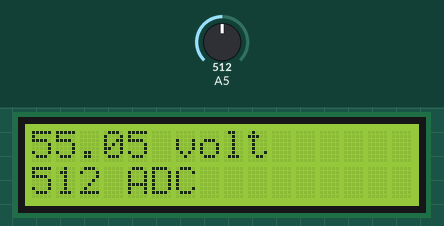
The sketch below on a simulated Arduino Uno, built with avr-gcc and run on an emulated ATmega328P. Shown: 16×2 character LCD. The inputs (shaded band) are chosen by the test bench; at power-on: A5 = 512.

Above: at 2.2 s.
2.3 s: A5 set to 716
At 3.3 s:
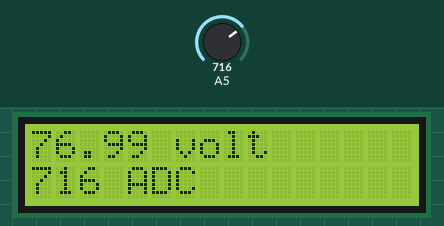
5.3 s: A5 set to 900
At 5.6 s:
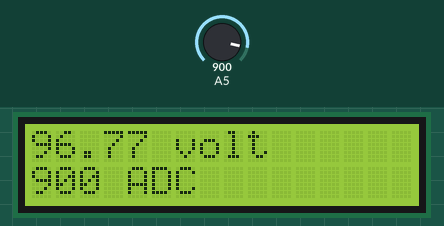
6.8 s: A5 set to 1023
At 8.0 s:
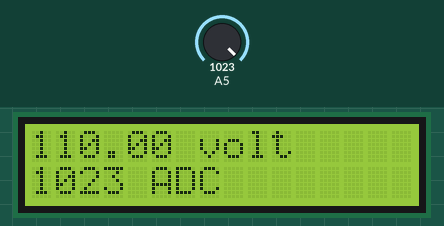
Timing chart, 0 to 9.3 s (numbered marks = the images above; inputs shaded):
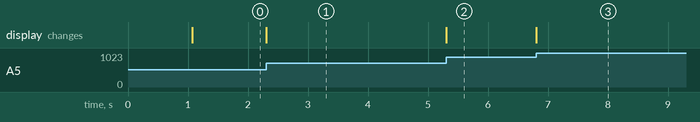

Measured:
- after the input at 2.3 s, the display: changes at once (image 1)
- after the input at 5.3 s, the display: changes at once (image 2)
- after the input at 6.8 s, the display: changes at once (image 3)

The sketch:

analog-RS232.ino
```cpp
#include <LiquidCrystal.h>

const int rs = 12, en = 11, d4 = 6, d5 = 5, d6 = 4, d7 = 3;
LiquidCrystal lcd(rs, en, d4, d5, d6, d7);
int p1;
String inputString = "";
float volt, oldvolt;

void setup() {
 analogReference(EXTERNAL); //
  lcd.begin(16, 2);
Serial.begin(9600);
delay(1000);
lcd.clear();
lcd.setCursor(0, 0);
  lcd.print("0.00 volt");
  lcd.setCursor(0, 1);
 lcd.print(analogRead(A5));lcd.print(" ADC");
}

void loop() {


   p1 = analogRead(A5);
   voltage() ;
  if (volt != oldvolt){
  oldvolt = volt ;
    lcd.clear();
  lcd.setCursor(0, 0);
  lcd.print(volt);lcd.print(" volt");
  lcd.setCursor(0, 1);
  lcd.print(p1);lcd.print(" ADC");
  delay(100);
  }

}

void voltage()
{ volt = (p1 * (5 / 1023.000 )* 22)  ;  }

void serialEvent() {
  while (Serial.available()) {
  char inChar = (char)Serial.read();

    inputString += inChar;

    if (inChar == '\n') {
      if (inputString == "v1\n" or inputString == "v1\r\n") {
    voltage() ;
    Serial.println(volt);inputString = "";
      }
      else { Serial.print("What Bro? ");  Serial.println(inputString);inputString = "";}
    }
  }
}
```
